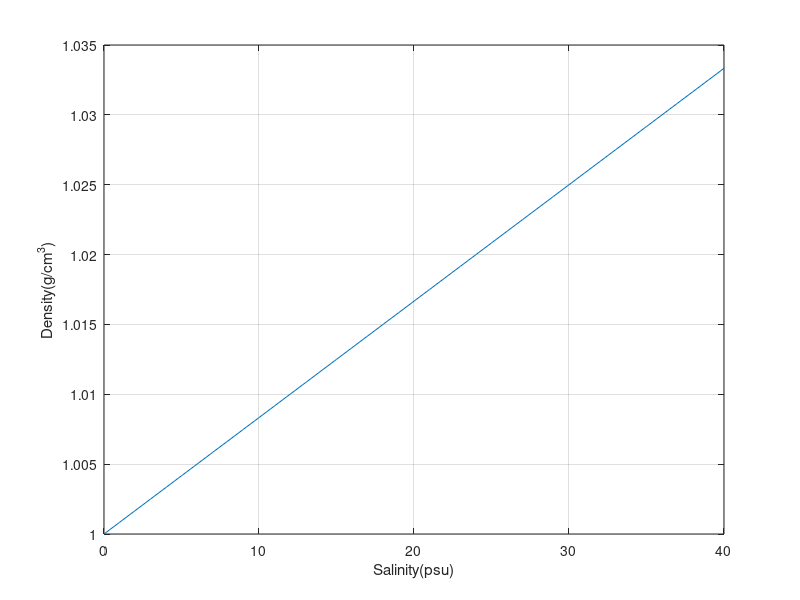

Here is the MATLAB script that generated this plot:
% graph salinity vs. density



salinity = [0:40];
density = 1+salinity*0.0008333;

%plot(salinity, density);

figure(1)
plot(salinity,density);
xlabel('Salinity(psu)')
ylabel('Density(g/cm^3)')
grid on;